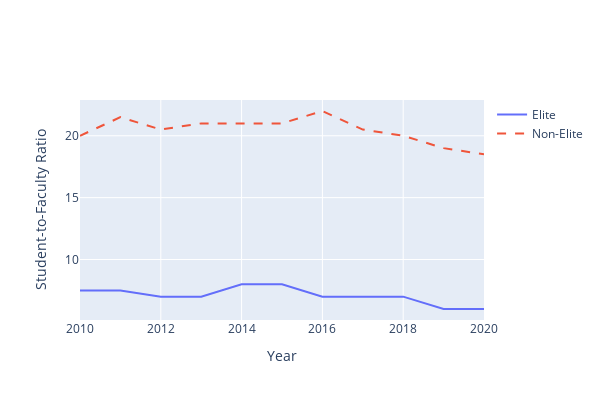

The cell this chart's notebook holds for it:
### Code cell
trace1 = go.Scatter(x=year, y=stufacrTier1, mode="lines", name="Elite")
trace2 = go.Scatter(x=year, y=stufacrTier2, mode="lines", name="Non-Elite", line=dict(dash='dash'))


fig = go.Figure(data=[trace1, trace2])
fig.update_layout(
    width=600,
    height=400,
    xaxis=dict(title="Year"),
    yaxis=dict(title="Student-to-Faculty Ratio"),
)
fig.show()

### Figure 1 — Plotly figure (JSON) as saved in the notebook; plotly's stock layout.template omitted (floating-point values rounded to 4 significant figures)
{"data": [{"mode": "lines", "name": "Elite", "type": "scatter", "x": [2010, 2011, 2012, 2013, 2014, 2015, 2016, 2017, 2018, 2019, 2020], "y": [7.5, 7.5, 7, 7, 8, 8, 7, 7, 7, 6, 6]}, {"line": {"dash": "dash"}, "mode": "lines", "name": "Non-Elite", "type": "scatter", "x": [2010, 2011, 2012, 2013, 2014, 2015, 2016, 2017, 2018, 2019, 2020], "y": [20, 21.5, 20.5, 21, 21, 21, 22, 20.5, 20, 19, 18.5]}], "layout": {"height": 400, "width": 600, "xaxis": {"title": {"text": "Year"}}, "yaxis": {"title": {"text": "Student-to-Faculty Ratio"}}}}
